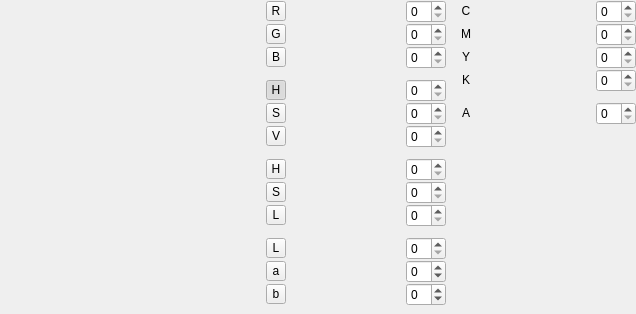
<?xml version="1.0" encoding="UTF-8"?>
<ui version="4.0">
 <class>anitools::widgets::ColorPicker</class>
 <widget class="QWidget" name="anitools::widgets::ColorPicker">
  <property name="geometry">
   <rect>
    <x>0</x>
    <y>0</y>
    <width>636</width>
    <height>314</height>
   </rect>
  </property>
  <property name="windowTitle">
   <string>Color Picker</string>
  </property>
  <layout class="QHBoxLayout" name="horizontalLayout" stretch="0,0,0">
   <property name="spacing">
    <number>10</number>
   </property>
   <property name="leftMargin">
    <number>0</number>
   </property>
   <property name="topMargin">
    <number>0</number>
   </property>
   <property name="rightMargin">
    <number>0</number>
   </property>
   <property name="bottomMargin">
    <number>0</number>
   </property>
   <item>
    <layout class="QVBoxLayout" name="verticalLayout_2">
     <item>
      <widget class="QWidget" name="widget_2" native="true">
       <property name="minimumSize">
        <size>
         <width>256</width>
         <height>256</height>
        </size>
       </property>
       <property name="maximumSize">
        <size>
         <width>256</width>
         <height>256</height>
        </size>
       </property>
      </widget>
     </item>
     <item>
      <widget class="anitools::widgets::ColorSlider" name="mSliderBig" native="true">
       <property name="minimumSize">
        <size>
         <width>256</width>
         <height>24</height>
        </size>
       </property>
       <property name="maximumSize">
        <size>
         <width>256</width>
         <height>24</height>
        </size>
       </property>
      </widget>
     </item>
    </layout>
   </item>
   <item>
    <layout class="QVBoxLayout" name="verticalLayout_3">
     <property name="spacing">
      <number>10</number>
     </property>
     <item>
      <layout class="QVBoxLayout" name="verticalLayout">
       <property name="spacing">
        <number>0</number>
       </property>
       <item>
        <layout class="QHBoxLayout" name="horizontalLayout_4" stretch="0,1,0">
         <property name="spacing">
          <number>5</number>
         </property>
         <item>
          <widget class="QToolButton" name="mButtonRed">
           <property name="minimumSize">
            <size>
             <width>20</width>
             <height>20</height>
            </size>
           </property>
           <property name="maximumSize">
            <size>
             <width>20</width>
             <height>20</height>
            </size>
           </property>
           <property name="text">
            <string>R</string>
           </property>
           <property name="checkable">
            <bool>true</bool>
           </property>
           <property name="autoExclusive">
            <bool>true</bool>
           </property>
           <attribute name="buttonGroup">
            <string notr="true">buttonGroup</string>
           </attribute>
          </widget>
         </item>
         <item>
          <widget class="anitools::widgets::ColorSlider" name="mSliderRed" native="true">
           <property name="minimumSize">
            <size>
             <width>100</width>
             <height>8</height>
            </size>
           </property>
           <property name="maximumSize">
            <size>
             <width>16777215</width>
             <height>10</height>
            </size>
           </property>
          </widget>
         </item>
         <item>
          <widget class="QSpinBox" name="mSpinRed">
           <property name="sizePolicy">
            <sizepolicy hsizetype="Fixed" vsizetype="Fixed">
             <horstretch>0</horstretch>
             <verstretch>0</verstretch>
            </sizepolicy>
           </property>
           <property name="minimumSize">
            <size>
             <width>40</width>
             <height>0</height>
            </size>
           </property>
           <property name="maximumSize">
            <size>
             <width>40</width>
             <height>16777215</height>
            </size>
           </property>
           <property name="maximum">
            <number>255</number>
           </property>
          </widget>
         </item>
        </layout>
       </item>
       <item>
        <layout class="QHBoxLayout" name="horizontalLayout_3" stretch="0,1,0">
         <property name="spacing">
          <number>5</number>
         </property>
         <item>
          <widget class="QToolButton" name="mButtonGreen">
           <property name="minimumSize">
            <size>
             <width>20</width>
             <height>20</height>
            </size>
           </property>
           <property name="maximumSize">
            <size>
             <width>20</width>
             <height>20</height>
            </size>
           </property>
           <property name="text">
            <string>G</string>
           </property>
           <property name="checkable">
            <bool>true</bool>
           </property>
           <property name="autoExclusive">
            <bool>true</bool>
           </property>
           <attribute name="buttonGroup">
            <string notr="true">buttonGroup</string>
           </attribute>
          </widget>
         </item>
         <item>
          <widget class="anitools::widgets::ColorSlider" name="mSliderGreen" native="true">
           <property name="minimumSize">
            <size>
             <width>100</width>
             <height>8</height>
            </size>
           </property>
           <property name="maximumSize">
            <size>
             <width>16777215</width>
             <height>10</height>
            </size>
           </property>
          </widget>
         </item>
         <item>
          <widget class="QSpinBox" name="mSpinGreen">
           <property name="sizePolicy">
            <sizepolicy hsizetype="Fixed" vsizetype="Fixed">
             <horstretch>0</horstretch>
             <verstretch>0</verstretch>
            </sizepolicy>
           </property>
           <property name="minimumSize">
            <size>
             <width>40</width>
             <height>0</height>
            </size>
           </property>
           <property name="maximumSize">
            <size>
             <width>40</width>
             <height>16777215</height>
            </size>
           </property>
           <property name="maximum">
            <number>255</number>
           </property>
          </widget>
         </item>
        </layout>
       </item>
       <item>
        <layout class="QHBoxLayout" name="horizontalLayout_2" stretch="0,1,0">
         <property name="spacing">
          <number>5</number>
         </property>
         <item>
          <widget class="QToolButton" name="mButtonBlue">
           <property name="minimumSize">
            <size>
             <width>20</width>
             <height>20</height>
            </size>
           </property>
           <property name="maximumSize">
            <size>
             <width>20</width>
             <height>20</height>
            </size>
           </property>
           <property name="text">
            <string>B</string>
           </property>
           <property name="checkable">
            <bool>true</bool>
           </property>
           <property name="autoExclusive">
            <bool>true</bool>
           </property>
           <attribute name="buttonGroup">
            <string notr="true">buttonGroup</string>
           </attribute>
          </widget>
         </item>
         <item>
          <widget class="anitools::widgets::ColorSlider" name="mSliderBlue" native="true">
           <property name="minimumSize">
            <size>
             <width>100</width>
             <height>8</height>
            </size>
           </property>
           <property name="maximumSize">
            <size>
             <width>16777215</width>
             <height>10</height>
            </size>
           </property>
          </widget>
         </item>
         <item>
          <widget class="QSpinBox" name="mSpinBlue">
           <property name="sizePolicy">
            <sizepolicy hsizetype="Fixed" vsizetype="Fixed">
             <horstretch>0</horstretch>
             <verstretch>0</verstretch>
            </sizepolicy>
           </property>
           <property name="minimumSize">
            <size>
             <width>40</width>
             <height>0</height>
            </size>
           </property>
           <property name="maximumSize">
            <size>
             <width>40</width>
             <height>16777215</height>
            </size>
           </property>
           <property name="maximum">
            <number>255</number>
           </property>
          </widget>
         </item>
        </layout>
       </item>
      </layout>
     </item>
     <item>
      <layout class="QVBoxLayout" name="verticalLayout_6">
       <property name="spacing">
        <number>0</number>
       </property>
       <item>
        <layout class="QHBoxLayout" name="horizontalLayout_11" stretch="0,1,0">
         <property name="spacing">
          <number>5</number>
         </property>
         <item>
          <widget class="QToolButton" name="mButtonHue1">
           <property name="minimumSize">
            <size>
             <width>20</width>
             <height>20</height>
            </size>
           </property>
           <property name="maximumSize">
            <size>
             <width>20</width>
             <height>20</height>
            </size>
           </property>
           <property name="text">
            <string>H</string>
           </property>
           <property name="checkable">
            <bool>true</bool>
           </property>
           <property name="checked">
            <bool>true</bool>
           </property>
           <property name="autoExclusive">
            <bool>true</bool>
           </property>
           <attribute name="buttonGroup">
            <string notr="true">buttonGroup</string>
           </attribute>
          </widget>
         </item>
         <item>
          <widget class="anitools::widgets::ColorSlider" name="mSliderHue1" native="true">
           <property name="minimumSize">
            <size>
             <width>100</width>
             <height>8</height>
            </size>
           </property>
           <property name="maximumSize">
            <size>
             <width>16777215</width>
             <height>10</height>
            </size>
           </property>
          </widget>
         </item>
         <item>
          <widget class="QSpinBox" name="mSpinHue1">
           <property name="sizePolicy">
            <sizepolicy hsizetype="Fixed" vsizetype="Fixed">
             <horstretch>0</horstretch>
             <verstretch>0</verstretch>
            </sizepolicy>
           </property>
           <property name="minimumSize">
            <size>
             <width>40</width>
             <height>0</height>
            </size>
           </property>
           <property name="maximumSize">
            <size>
             <width>40</width>
             <height>16777215</height>
            </size>
           </property>
           <property name="maximum">
            <number>359</number>
           </property>
          </widget>
         </item>
        </layout>
       </item>
       <item>
        <layout class="QHBoxLayout" name="horizontalLayout_12" stretch="0,1,0">
         <property name="spacing">
          <number>5</number>
         </property>
         <item>
          <widget class="QToolButton" name="mButtonSaturation1">
           <property name="minimumSize">
            <size>
             <width>20</width>
             <height>20</height>
            </size>
           </property>
           <property name="maximumSize">
            <size>
             <width>20</width>
             <height>20</height>
            </size>
           </property>
           <property name="text">
            <string>S</string>
           </property>
           <property name="checkable">
            <bool>true</bool>
           </property>
           <property name="autoExclusive">
            <bool>true</bool>
           </property>
           <attribute name="buttonGroup">
            <string notr="true">buttonGroup</string>
           </attribute>
          </widget>
         </item>
         <item>
          <widget class="anitools::widgets::ColorSlider" name="mSliderSaturation1" native="true">
           <property name="minimumSize">
            <size>
             <width>100</width>
             <height>8</height>
            </size>
           </property>
           <property name="maximumSize">
            <size>
             <width>16777215</width>
             <height>10</height>
            </size>
           </property>
          </widget>
         </item>
         <item>
          <widget class="QSpinBox" name="mSpinSaturation1">
           <property name="sizePolicy">
            <sizepolicy hsizetype="Fixed" vsizetype="Fixed">
             <horstretch>0</horstretch>
             <verstretch>0</verstretch>
            </sizepolicy>
           </property>
           <property name="minimumSize">
            <size>
             <width>40</width>
             <height>0</height>
            </size>
           </property>
           <property name="maximumSize">
            <size>
             <width>40</width>
             <height>16777215</height>
            </size>
           </property>
           <property name="maximum">
            <number>100</number>
           </property>
          </widget>
         </item>
        </layout>
       </item>
       <item>
        <layout class="QHBoxLayout" name="horizontalLayout_13" stretch="0,1,0">
         <property name="spacing">
          <number>5</number>
         </property>
         <item>
          <widget class="QToolButton" name="mButtonValue">
           <property name="minimumSize">
            <size>
             <width>20</width>
             <height>20</height>
            </size>
           </property>
           <property name="maximumSize">
            <size>
             <width>20</width>
             <height>20</height>
            </size>
           </property>
           <property name="text">
            <string>V</string>
           </property>
           <property name="checkable">
            <bool>true</bool>
           </property>
           <property name="autoExclusive">
            <bool>true</bool>
           </property>
           <attribute name="buttonGroup">
            <string notr="true">buttonGroup</string>
           </attribute>
          </widget>
         </item>
         <item>
          <widget class="anitools::widgets::ColorSlider" name="mSliderValue" native="true">
           <property name="minimumSize">
            <size>
             <width>100</width>
             <height>8</height>
            </size>
           </property>
           <property name="maximumSize">
            <size>
             <width>16777215</width>
             <height>10</height>
            </size>
           </property>
          </widget>
         </item>
         <item>
          <widget class="QSpinBox" name="mSpinValue">
           <property name="sizePolicy">
            <sizepolicy hsizetype="Fixed" vsizetype="Fixed">
             <horstretch>0</horstretch>
             <verstretch>0</verstretch>
            </sizepolicy>
           </property>
           <property name="minimumSize">
            <size>
             <width>40</width>
             <height>0</height>
            </size>
           </property>
           <property name="maximumSize">
            <size>
             <width>40</width>
             <height>16777215</height>
            </size>
           </property>
           <property name="maximum">
            <number>100</number>
           </property>
          </widget>
         </item>
        </layout>
       </item>
      </layout>
     </item>
     <item>
      <layout class="QVBoxLayout" name="verticalLayout_5">
       <property name="spacing">
        <number>0</number>
       </property>
       <item>
        <layout class="QHBoxLayout" name="horizontalLayout_8" stretch="0,0,0">
         <property name="spacing">
          <number>5</number>
         </property>
         <item>
          <widget class="QToolButton" name="mButtonHue2">
           <property name="minimumSize">
            <size>
             <width>20</width>
             <height>20</height>
            </size>
           </property>
           <property name="maximumSize">
            <size>
             <width>20</width>
             <height>20</height>
            </size>
           </property>
           <property name="text">
            <string>H</string>
           </property>
           <property name="checkable">
            <bool>true</bool>
           </property>
           <property name="autoExclusive">
            <bool>true</bool>
           </property>
           <attribute name="buttonGroup">
            <string notr="true">buttonGroup</string>
           </attribute>
          </widget>
         </item>
         <item>
          <widget class="anitools::widgets::ColorSlider" name="mSliderHue2" native="true">
           <property name="minimumSize">
            <size>
             <width>100</width>
             <height>8</height>
            </size>
           </property>
           <property name="maximumSize">
            <size>
             <width>16777215</width>
             <height>10</height>
            </size>
           </property>
          </widget>
         </item>
         <item>
          <widget class="QSpinBox" name="mSpinHue2">
           <property name="sizePolicy">
            <sizepolicy hsizetype="Fixed" vsizetype="Fixed">
             <horstretch>0</horstretch>
             <verstretch>0</verstretch>
            </sizepolicy>
           </property>
           <property name="minimumSize">
            <size>
             <width>40</width>
             <height>0</height>
            </size>
           </property>
           <property name="maximumSize">
            <size>
             <width>40</width>
             <height>16777215</height>
            </size>
           </property>
           <property name="maximum">
            <number>359</number>
           </property>
          </widget>
         </item>
        </layout>
       </item>
       <item>
        <layout class="QHBoxLayout" name="horizontalLayout_9" stretch="0,1,0">
         <property name="spacing">
          <number>5</number>
         </property>
         <item>
          <widget class="QToolButton" name="mButtonSaturation2">
           <property name="minimumSize">
            <size>
             <width>20</width>
             <height>20</height>
            </size>
           </property>
           <property name="maximumSize">
            <size>
             <width>20</width>
             <height>20</height>
            </size>
           </property>
           <property name="text">
            <string>S</string>
           </property>
           <property name="checkable">
            <bool>true</bool>
           </property>
           <property name="autoExclusive">
            <bool>true</bool>
           </property>
           <attribute name="buttonGroup">
            <string notr="true">buttonGroup</string>
           </attribute>
          </widget>
         </item>
         <item>
          <widget class="anitools::widgets::ColorSlider" name="mSliderSaturation2" native="true">
           <property name="minimumSize">
            <size>
             <width>100</width>
             <height>8</height>
            </size>
           </property>
           <property name="maximumSize">
            <size>
             <width>16777215</width>
             <height>10</height>
            </size>
           </property>
          </widget>
         </item>
         <item>
          <widget class="QSpinBox" name="mSpinSaturation2">
           <property name="sizePolicy">
            <sizepolicy hsizetype="Fixed" vsizetype="Fixed">
             <horstretch>0</horstretch>
             <verstretch>0</verstretch>
            </sizepolicy>
           </property>
           <property name="minimumSize">
            <size>
             <width>40</width>
             <height>0</height>
            </size>
           </property>
           <property name="maximumSize">
            <size>
             <width>40</width>
             <height>16777215</height>
            </size>
           </property>
           <property name="maximum">
            <number>100</number>
           </property>
          </widget>
         </item>
        </layout>
       </item>
       <item>
        <layout class="QHBoxLayout" name="horizontalLayout_10" stretch="0,1,0">
         <property name="spacing">
          <number>5</number>
         </property>
         <item>
          <widget class="QToolButton" name="mButtonLightness">
           <property name="minimumSize">
            <size>
             <width>20</width>
             <height>20</height>
            </size>
           </property>
           <property name="maximumSize">
            <size>
             <width>20</width>
             <height>20</height>
            </size>
           </property>
           <property name="text">
            <string>L</string>
           </property>
           <property name="checkable">
            <bool>true</bool>
           </property>
           <property name="autoExclusive">
            <bool>true</bool>
           </property>
           <attribute name="buttonGroup">
            <string notr="true">buttonGroup</string>
           </attribute>
          </widget>
         </item>
         <item>
          <widget class="anitools::widgets::ColorSlider" name="mSliderLightness" native="true">
           <property name="minimumSize">
            <size>
             <width>100</width>
             <height>8</height>
            </size>
           </property>
           <property name="maximumSize">
            <size>
             <width>16777215</width>
             <height>10</height>
            </size>
           </property>
          </widget>
         </item>
         <item>
          <widget class="QSpinBox" name="mSpinLightness">
           <property name="sizePolicy">
            <sizepolicy hsizetype="Fixed" vsizetype="Fixed">
             <horstretch>0</horstretch>
             <verstretch>0</verstretch>
            </sizepolicy>
           </property>
           <property name="minimumSize">
            <size>
             <width>40</width>
             <height>0</height>
            </size>
           </property>
           <property name="maximumSize">
            <size>
             <width>40</width>
             <height>16777215</height>
            </size>
           </property>
           <property name="maximum">
            <number>100</number>
           </property>
          </widget>
         </item>
        </layout>
       </item>
      </layout>
     </item>
     <item>
      <layout class="QVBoxLayout" name="verticalLayout_11">
       <property name="spacing">
        <number>0</number>
       </property>
       <item>
        <layout class="QHBoxLayout" name="horizontalLayout_20" stretch="0,1,0">
         <property name="spacing">
          <number>5</number>
         </property>
         <item>
          <widget class="QToolButton" name="mButtonCIEL">
           <property name="minimumSize">
            <size>
             <width>20</width>
             <height>20</height>
            </size>
           </property>
           <property name="maximumSize">
            <size>
             <width>20</width>
             <height>20</height>
            </size>
           </property>
           <property name="text">
            <string>L</string>
           </property>
           <property name="checkable">
            <bool>true</bool>
           </property>
           <property name="autoExclusive">
            <bool>true</bool>
           </property>
           <attribute name="buttonGroup">
            <string notr="true">buttonGroup</string>
           </attribute>
          </widget>
         </item>
         <item>
          <widget class="anitools::widgets::ColorSlider" name="mSliderCIEL" native="true">
           <property name="minimumSize">
            <size>
             <width>100</width>
             <height>8</height>
            </size>
           </property>
           <property name="maximumSize">
            <size>
             <width>16777215</width>
             <height>10</height>
            </size>
           </property>
          </widget>
         </item>
         <item>
          <widget class="QSpinBox" name="mSpinCIEL">
           <property name="sizePolicy">
            <sizepolicy hsizetype="Fixed" vsizetype="Fixed">
             <horstretch>0</horstretch>
             <verstretch>0</verstretch>
            </sizepolicy>
           </property>
           <property name="minimumSize">
            <size>
             <width>40</width>
             <height>0</height>
            </size>
           </property>
           <property name="maximumSize">
            <size>
             <width>40</width>
             <height>16777215</height>
            </size>
           </property>
           <property name="maximum">
            <number>100</number>
           </property>
          </widget>
         </item>
        </layout>
       </item>
       <item>
        <layout class="QHBoxLayout" name="horizontalLayout_21" stretch="0,1,0">
         <property name="spacing">
          <number>5</number>
         </property>
         <item>
          <widget class="QToolButton" name="mButtonCIEa">
           <property name="minimumSize">
            <size>
             <width>20</width>
             <height>20</height>
            </size>
           </property>
           <property name="maximumSize">
            <size>
             <width>20</width>
             <height>20</height>
            </size>
           </property>
           <property name="text">
            <string>a</string>
           </property>
           <property name="checkable">
            <bool>true</bool>
           </property>
           <property name="autoExclusive">
            <bool>true</bool>
           </property>
           <attribute name="buttonGroup">
            <string notr="true">buttonGroup</string>
           </attribute>
          </widget>
         </item>
         <item>
          <widget class="anitools::widgets::ColorSlider" name="mSliderCIEa" native="true">
           <property name="minimumSize">
            <size>
             <width>100</width>
             <height>8</height>
            </size>
           </property>
           <property name="maximumSize">
            <size>
             <width>16777215</width>
             <height>10</height>
            </size>
           </property>
          </widget>
         </item>
         <item>
          <widget class="QSpinBox" name="mSpinCIEa">
           <property name="sizePolicy">
            <sizepolicy hsizetype="Fixed" vsizetype="Fixed">
             <horstretch>0</horstretch>
             <verstretch>0</verstretch>
            </sizepolicy>
           </property>
           <property name="minimumSize">
            <size>
             <width>40</width>
             <height>0</height>
            </size>
           </property>
           <property name="maximumSize">
            <size>
             <width>40</width>
             <height>16777215</height>
            </size>
           </property>
           <property name="minimum">
            <number>-128</number>
           </property>
           <property name="maximum">
            <number>127</number>
           </property>
          </widget>
         </item>
        </layout>
       </item>
       <item>
        <layout class="QHBoxLayout" name="horizontalLayout_22" stretch="0,1,0">
         <property name="spacing">
          <number>5</number>
         </property>
         <item>
          <widget class="QToolButton" name="mButtonCIEb">
           <property name="minimumSize">
            <size>
             <width>20</width>
             <height>20</height>
            </size>
           </property>
           <property name="maximumSize">
            <size>
             <width>20</width>
             <height>20</height>
            </size>
           </property>
           <property name="text">
            <string>b</string>
           </property>
           <property name="checkable">
            <bool>true</bool>
           </property>
           <property name="autoExclusive">
            <bool>true</bool>
           </property>
           <attribute name="buttonGroup">
            <string notr="true">buttonGroup</string>
           </attribute>
          </widget>
         </item>
         <item>
          <widget class="anitools::widgets::ColorSlider" name="mSliderCIEb" native="true">
           <property name="minimumSize">
            <size>
             <width>100</width>
             <height>8</height>
            </size>
           </property>
           <property name="maximumSize">
            <size>
             <width>16777215</width>
             <height>10</height>
            </size>
           </property>
          </widget>
         </item>
         <item>
          <widget class="QSpinBox" name="mSpinCIEb">
           <property name="sizePolicy">
            <sizepolicy hsizetype="Fixed" vsizetype="Fixed">
             <horstretch>0</horstretch>
             <verstretch>0</verstretch>
            </sizepolicy>
           </property>
           <property name="minimumSize">
            <size>
             <width>40</width>
             <height>0</height>
            </size>
           </property>
           <property name="maximumSize">
            <size>
             <width>40</width>
             <height>16777215</height>
            </size>
           </property>
           <property name="minimum">
            <number>-128</number>
           </property>
           <property name="maximum">
            <number>127</number>
           </property>
          </widget>
         </item>
        </layout>
       </item>
      </layout>
     </item>
     <item>
      <spacer name="verticalSpacer">
       <property name="orientation">
        <enum>Qt::Vertical</enum>
       </property>
       <property name="sizeHint" stdset="0">
        <size>
         <width>20</width>
         <height>40</height>
        </size>
       </property>
      </spacer>
     </item>
    </layout>
   </item>
   <item>
    <layout class="QVBoxLayout" name="verticalLayout_10">
     <property name="spacing">
      <number>10</number>
     </property>
     <item>
      <layout class="QVBoxLayout" name="verticalLayout_12">
       <property name="spacing">
        <number>0</number>
       </property>
       <item>
        <layout class="QHBoxLayout" name="horizontalLayout_23" stretch="0,1,0">
         <property name="spacing">
          <number>5</number>
         </property>
         <item>
          <widget class="QLabel" name="label">
           <property name="minimumSize">
            <size>
             <width>20</width>
             <height>20</height>
            </size>
           </property>
           <property name="maximumSize">
            <size>
             <width>20</width>
             <height>20</height>
            </size>
           </property>
           <property name="text">
            <string>C</string>
           </property>
           <property name="alignment">
            <set>Qt::AlignCenter</set>
           </property>
          </widget>
         </item>
         <item>
          <widget class="anitools::widgets::ColorSlider" name="mSliderCyan" native="true">
           <property name="minimumSize">
            <size>
             <width>100</width>
             <height>8</height>
            </size>
           </property>
           <property name="maximumSize">
            <size>
             <width>16777215</width>
             <height>10</height>
            </size>
           </property>
          </widget>
         </item>
         <item>
          <widget class="QSpinBox" name="mSpinCyan">
           <property name="sizePolicy">
            <sizepolicy hsizetype="Fixed" vsizetype="Fixed">
             <horstretch>0</horstretch>
             <verstretch>0</verstretch>
            </sizepolicy>
           </property>
           <property name="minimumSize">
            <size>
             <width>40</width>
             <height>0</height>
            </size>
           </property>
           <property name="maximumSize">
            <size>
             <width>40</width>
             <height>16777215</height>
            </size>
           </property>
           <property name="maximum">
            <number>100</number>
           </property>
          </widget>
         </item>
        </layout>
       </item>
       <item>
        <layout class="QHBoxLayout" name="horizontalLayout_24" stretch="0,1,0">
         <property name="spacing">
          <number>5</number>
         </property>
         <item>
          <widget class="QLabel" name="label_2">
           <property name="minimumSize">
            <size>
             <width>20</width>
             <height>20</height>
            </size>
           </property>
           <property name="maximumSize">
            <size>
             <width>20</width>
             <height>20</height>
            </size>
           </property>
           <property name="text">
            <string>M</string>
           </property>
           <property name="alignment">
            <set>Qt::AlignCenter</set>
           </property>
          </widget>
         </item>
         <item>
          <widget class="anitools::widgets::ColorSlider" name="mSliderMagenta" native="true">
           <property name="minimumSize">
            <size>
             <width>100</width>
             <height>8</height>
            </size>
           </property>
           <property name="maximumSize">
            <size>
             <width>16777215</width>
             <height>10</height>
            </size>
           </property>
          </widget>
         </item>
         <item>
          <widget class="QSpinBox" name="mSpinMagenta">
           <property name="sizePolicy">
            <sizepolicy hsizetype="Fixed" vsizetype="Fixed">
             <horstretch>0</horstretch>
             <verstretch>0</verstretch>
            </sizepolicy>
           </property>
           <property name="minimumSize">
            <size>
             <width>40</width>
             <height>0</height>
            </size>
           </property>
           <property name="maximumSize">
            <size>
             <width>40</width>
             <height>16777215</height>
            </size>
           </property>
           <property name="maximum">
            <number>100</number>
           </property>
          </widget>
         </item>
        </layout>
       </item>
       <item>
        <layout class="QHBoxLayout" name="horizontalLayout_25" stretch="0,1,0">
         <property name="spacing">
          <number>5</number>
         </property>
         <item>
          <widget class="QLabel" name="label_3">
           <property name="minimumSize">
            <size>
             <width>20</width>
             <height>20</height>
            </size>
           </property>
           <property name="maximumSize">
            <size>
             <width>20</width>
             <height>20</height>
            </size>
           </property>
           <property name="text">
            <string>Y</string>
           </property>
           <property name="alignment">
            <set>Qt::AlignCenter</set>
           </property>
          </widget>
         </item>
         <item>
          <widget class="anitools::widgets::ColorSlider" name="mSliderYellow" native="true">
           <property name="minimumSize">
            <size>
             <width>100</width>
             <height>8</height>
            </size>
           </property>
           <property name="maximumSize">
            <size>
             <width>16777215</width>
             <height>10</height>
            </size>
           </property>
          </widget>
         </item>
         <item>
          <widget class="QSpinBox" name="mSpinYellow">
           <property name="sizePolicy">
            <sizepolicy hsizetype="Fixed" vsizetype="Fixed">
             <horstretch>0</horstretch>
             <verstretch>0</verstretch>
            </sizepolicy>
           </property>
           <property name="minimumSize">
            <size>
             <width>40</width>
             <height>0</height>
            </size>
           </property>
           <property name="maximumSize">
            <size>
             <width>40</width>
             <height>16777215</height>
            </size>
           </property>
           <property name="maximum">
            <number>100</number>
           </property>
          </widget>
         </item>
        </layout>
       </item>
       <item>
        <layout class="QHBoxLayout" name="horizontalLayout_26" stretch="0,1,0">
         <property name="spacing">
          <number>5</number>
         </property>
         <item>
          <widget class="QLabel" name="label_4">
           <property name="minimumSize">
            <size>
             <width>20</width>
             <height>20</height>
            </size>
           </property>
           <property name="maximumSize">
            <size>
             <width>20</width>
             <height>20</height>
            </size>
           </property>
           <property name="text">
            <string>K</string>
           </property>
           <property name="alignment">
            <set>Qt::AlignCenter</set>
           </property>
          </widget>
         </item>
         <item>
          <widget class="anitools::widgets::ColorSlider" name="mSliderBlack" native="true">
           <property name="minimumSize">
            <size>
             <width>100</width>
             <height>8</height>
            </size>
           </property>
           <property name="maximumSize">
            <size>
             <width>16777215</width>
             <height>10</height>
            </size>
           </property>
          </widget>
         </item>
         <item>
          <widget class="QSpinBox" name="mSpinBlack">
           <property name="sizePolicy">
            <sizepolicy hsizetype="Fixed" vsizetype="Fixed">
             <horstretch>0</horstretch>
             <verstretch>0</verstretch>
            </sizepolicy>
           </property>
           <property name="minimumSize">
            <size>
             <width>40</width>
             <height>0</height>
            </size>
           </property>
           <property name="maximumSize">
            <size>
             <width>40</width>
             <height>16777215</height>
            </size>
           </property>
           <property name="maximum">
            <number>100</number>
           </property>
          </widget>
         </item>
        </layout>
       </item>
      </layout>
     </item>
     <item>
      <layout class="QVBoxLayout" name="verticalLayout_13">
       <property name="spacing">
        <number>0</number>
       </property>
       <item>
        <layout class="QHBoxLayout" name="horizontalLayout_27" stretch="0,1,0">
         <property name="spacing">
          <number>5</number>
         </property>
         <item>
          <widget class="QLabel" name="label_5">
           <property name="minimumSize">
            <size>
             <width>20</width>
             <height>20</height>
            </size>
           </property>
           <property name="maximumSize">
            <size>
             <width>20</width>
             <height>20</height>
            </size>
           </property>
           <property name="text">
            <string>A</string>
           </property>
           <property name="alignment">
            <set>Qt::AlignCenter</set>
           </property>
          </widget>
         </item>
         <item>
          <widget class="anitools::widgets::ColorSlider" name="mSliderAlpha" native="true">
           <property name="minimumSize">
            <size>
             <width>100</width>
             <height>8</height>
            </size>
           </property>
           <property name="maximumSize">
            <size>
             <width>16777215</width>
             <height>10</height>
            </size>
           </property>
          </widget>
         </item>
         <item>
          <widget class="QSpinBox" name="mSpinAlpha">
           <property name="sizePolicy">
            <sizepolicy hsizetype="Fixed" vsizetype="Fixed">
             <horstretch>0</horstretch>
             <verstretch>0</verstretch>
            </sizepolicy>
           </property>
           <property name="minimumSize">
            <size>
             <width>40</width>
             <height>0</height>
            </size>
           </property>
           <property name="maximumSize">
            <size>
             <width>40</width>
             <height>16777215</height>
            </size>
           </property>
           <property name="maximum">
            <number>255</number>
           </property>
          </widget>
         </item>
        </layout>
       </item>
      </layout>
     </item>
     <item>
      <spacer name="verticalSpacer_3">
       <property name="orientation">
        <enum>Qt::Vertical</enum>
       </property>
       <property name="sizeHint" stdset="0">
        <size>
         <width>20</width>
         <height>40</height>
        </size>
       </property>
      </spacer>
     </item>
    </layout>
   </item>
  </layout>
 </widget>
 <customwidgets>
  <customwidget>
   <class>anitools::widgets::ColorSlider</class>
   <extends>QWidget</extends>
   <header>colorslider.h</header>
   <container>1</container>
  </customwidget>
 </customwidgets>
 <resources/>
 <connections/>
 <buttongroups>
  <buttongroup name="buttonGroup"/>
 </buttongroups>
</ui>
